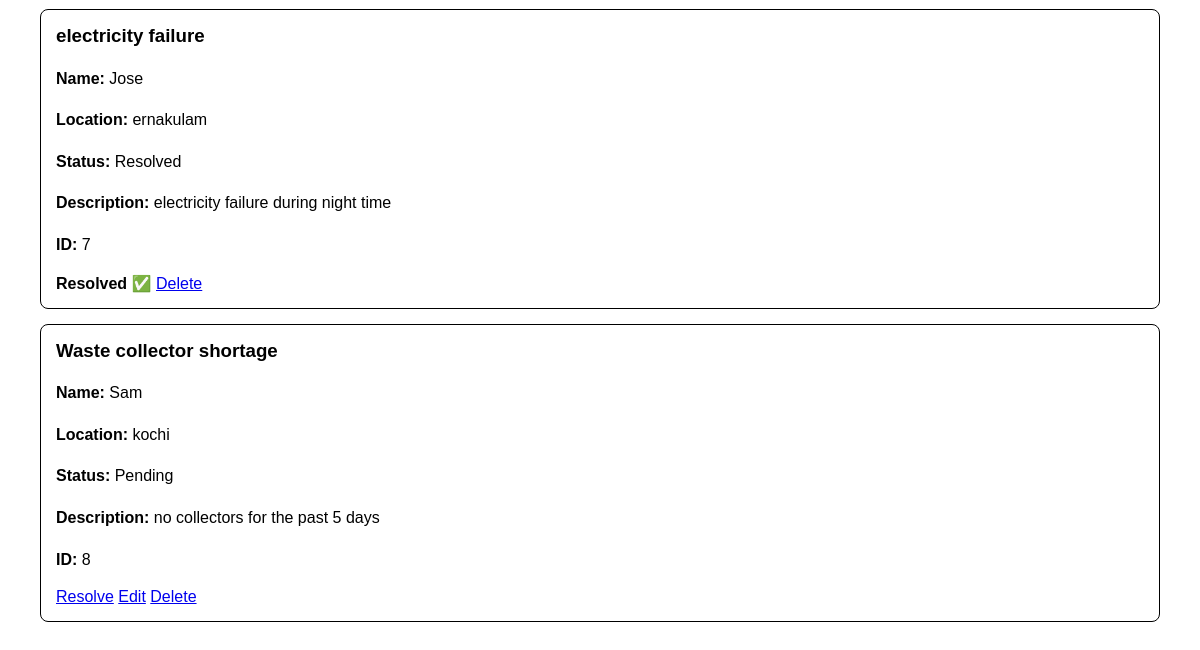
The app's page /issues (lower part), older data.
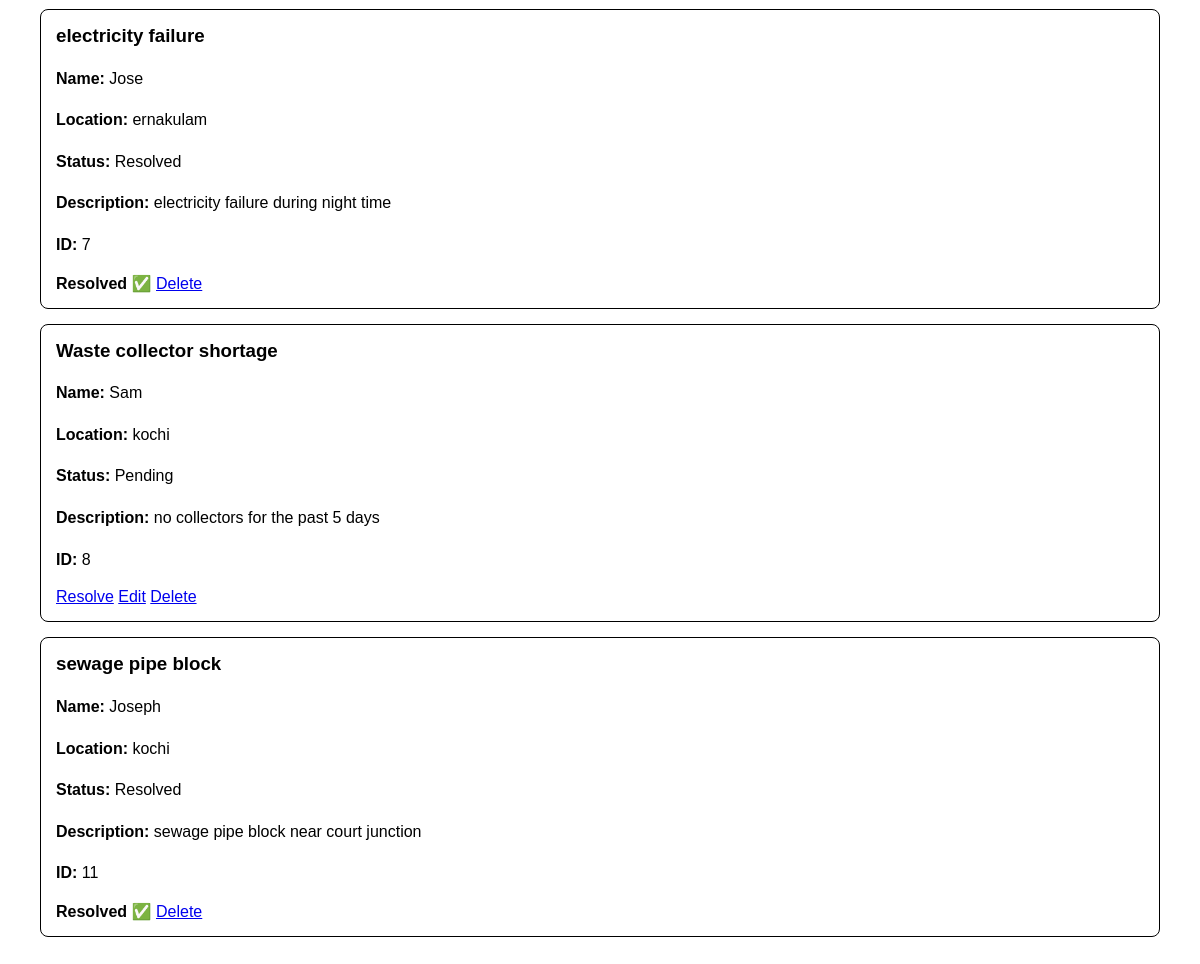
The same page, newer data.
### tables this page shows
CREATE TABLE reports (
    id INTEGER PRIMARY KEY AUTOINCREMENT,
    name TEXT,
    location TEXT,
    title TEXT,
    description TEXT
, status TEXT);

### app/app.py (the view)
@app.route("/issues")
def issues():
    conn = sqlite3.connect("civicbridge.db")
    cursor=conn.cursor()
    status=request.args.get("status")
    search=request.args.get("search")
    if search:
        cursor.execute(
            "SELECT * FROM reports WHERE title LIKE ?",
            (f"%{search}%",)
        )
    elif status:
        cursor.execute(
            "SELECT * FROM reports WHERE status=?",
            (status,)
        )
    else:
        cursor.execute("SELECT * from reports")
    reports=cursor.fetchall()
    conn.close()
    return render_template("issues.html", reports=reports)

### app/templates/issues.html (shortened to what this page needs)
{% extends "base.html" %}
{% block content %}
{% if reports %}
    {% for report in reports %}
    <div class="issue-card">
        <h3>{{ report[3] }}</h3>
        <p><strong>Name:</strong> {{ report[1] }}</p>
        <p><strong>Location:</strong> {{ report[2] }}</p>
        <p>
            <strong>Status:</strong>
            {{ report[5] if report[5] else "Pending" }}
        </p>
        <p><strong>Description:</strong> {{ report[4] }}</p>
        <p><strong>ID:</strong> {{ report[0] }}</p>
        {% if report[5]=="Pending" %}
            <a href="/resolve/{{ report[0] }}">Resolve</a>
            <a href="/edit/{{ report[0]}}">Edit</a>
        {% else %}
            <strong>Resolved ✅</strong>
        {% endif %}
        <a href="/delete/{{ report[0] }}">Delete</a>
    </div>
    {% endfor %}
{% else %}
    <p>No issues have been reported yet.</p>
{% endif %}
{% endblock %}

### app/templates/base.html (shortened to what this page needs)
<!DOCTYPE html>
<html>
<head>
    <link rel="stylesheet"
          href="{{ url_for('static', filename='style.css') }}">
</head>
<body>
    {% block content %}
    {% endblock %}
</body>
</html>

### app/static/style.css (style rules this page uses)
body { font-family: Arial, sans-serif; margin: 40px; }
p { line-height: 1.6; }
.issue-card { border: 1px solid black; padding: 15px; margin: 15px 0; border-radius: 8px; }
.issue-card h3 { margin-top: 0; }

Row changes from the older to the newer data that the page shows:
added reports: title "sewage pipe block", name "Joseph", location "kochi", status "Resolved", description "sewage pipe block near court junction", id "11", shows "Resolved ✅"
